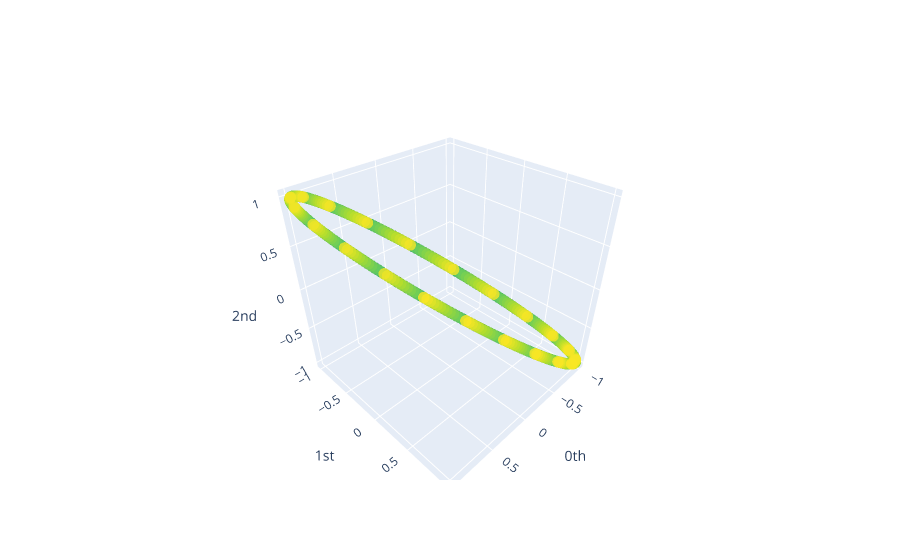

The notebook cell saved with this chart:
### Code cell
stride = 1
signal = y_N_periodic

embedding_dimension = 3 
embedding_time_delay = 10 #optimal_time_delay
embedder = SingleTakensEmbedding(
    parameters_type="fixed", n_jobs=-1, time_delay=embedding_time_delay, dimension=embedding_dimension, stride=stride
)

signal_embedded_cos3x = embedder.fit_transform(signal)
plot_point_cloud(signal_embedded_cos3x)

### Figure 1 — Plotly figure (JSON) as saved in the notebook; plotly's stock layout.template omitted (floating-point values rounded to 4 significant figures; data arrays with more than 128 entries replaced by an {"elided": "..."} marker saying what was removed)
{"data": [{"marker": {"color": {"elided": "980 int values"}, "colorscale": [[0, "#440154"], [0.1111, "#482878"], [0.2222, "#3e4989"], [0.3333, "#31688e"], [0.4444, "#26828e"], [0.5556, "#1f9e89"], [0.6667, "#35b779"], [0.7778, "#6ece58"], [0.8889, "#b5de2b"], [1, "#fde725"]], "opacity": 0.8, "size": 4}, "mode": "markers", "type": "scatter3d", "x": {"elided": "980 float values"}, "y": {"elided": "980 float values"}, "z": {"elided": "980 float values"}}], "layout": {"scene": {"xaxis": {"exponentformat": "e", "showexponent": "all", "title": {"text": "0th"}, "type": "linear"}, "yaxis": {"exponentformat": "e", "showexponent": "all", "title": {"text": "1st"}, "type": "linear"}, "zaxis": {"exponentformat": "e", "showexponent": "all", "title": {"text": "2nd"}, "type": "linear"}}}}
